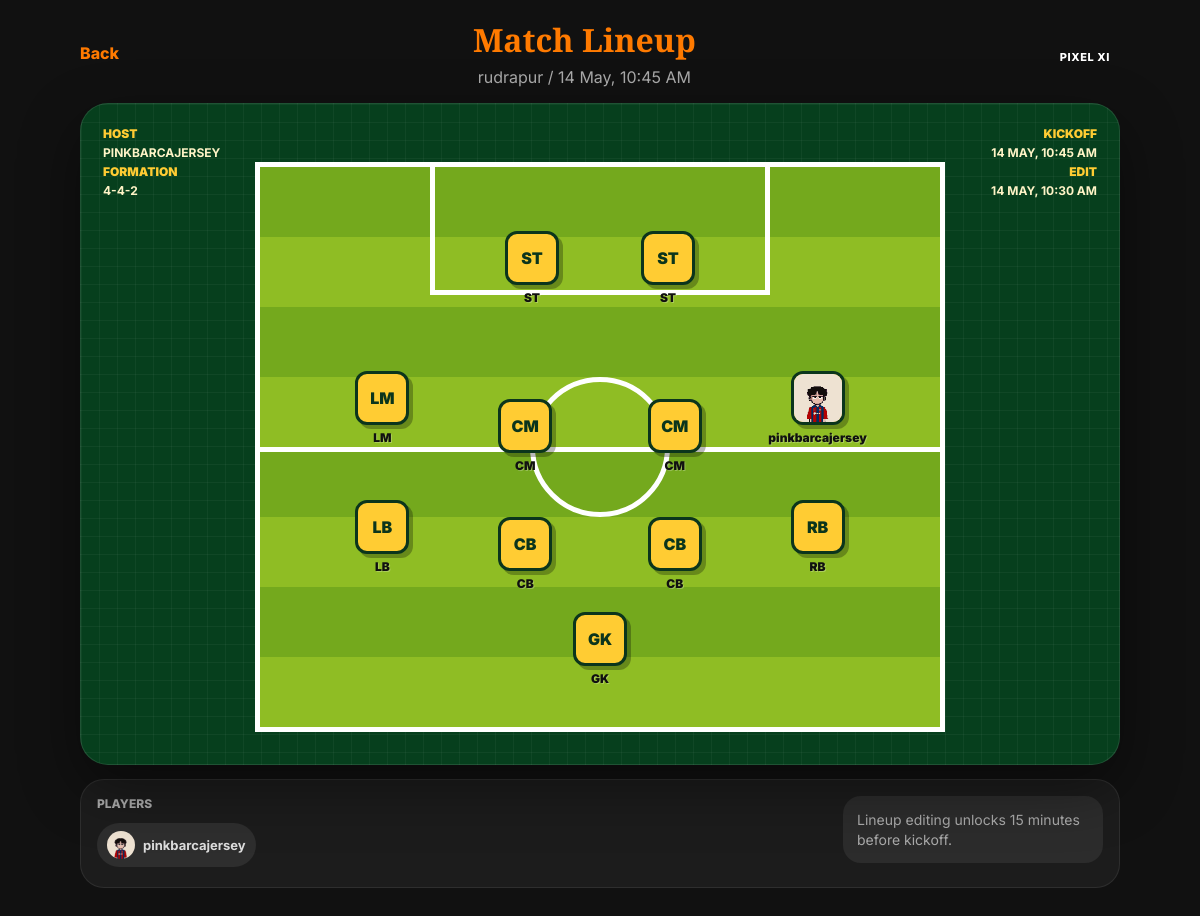
Page /match/3/lineup (signed in) on the committed database.
### app.py (models this page shows)
class Match(db.Model):
    id = db.Column(db.Integer, primary_key=True)
    location = db.Column(db.String(100), nullable=False)
    time = db.Column(db.String(100), nullable=False)
    starts_at = db.Column(db.DateTime)
    formation = db.Column(db.String(20), default="4-3-3")
    players = db.Column(db.Integer, nullable=False)
    joined = db.Column(db.Integer, default=0)
    created = db.Column(db.DateTime, default=datetime.utcnow)
    user_id = db.Column(db.Integer, db.ForeignKey("user.id"))
    creator = db.relationship("User", back_populates="matches_created")
    participants = db.relationship("MatchParticipant", back_populates="match")
    lineup_slots = db.relationship("LineupSlot", back_populates="match")
    joined_users = db.relationship(
        "User",
        secondary="match_participant",
        primaryjoin="Match.id == MatchParticipant.match_id",
        secondaryjoin="User.id == MatchParticipant.user_id",
        viewonly=True
    )
    @property
    def display_time(self):
        if self.starts_at:
            return self.starts_at.strftime("%d %b, %I:%M %p")
        return self.time

class User(UserMixin, db.Model):
    id = db.Column(db.Integer, primary_key=True)
    name = db.Column(db.String(100), default="")
    username = db.Column(db.String(100), unique=True, nullable=False)
    password = db.Column(db.String(100), nullable=False)
    position = db.Column(db.String(100), default="")
    location = db.Column(db.String(100), default="")
    favorite_club = db.Column(db.String(100), default="")
    fan_label = db.Column(db.String(100), default="")
    player_level = db.Column(db.String(100), default="")
    avatar = db.Column(db.String(100), default="barca.png")
    matches_created = db.relationship("Match", back_populates="creator")
    screenings_hosted = db.relationship("Screening", back_populates="creator")
    match_participations = db.relationship("MatchParticipant", back_populates="user")
    joined_matches = db.relationship(
        "Match",
        secondary="match_participant",
        primaryjoin="User.id == MatchParticipant.user_id",
        secondaryjoin="Match.id == MatchParticipant.match_id",
        viewonly=True
    )

### app.py (the view)
@app.route("/match/<int:match_id>/lineup")
@login_required
def view_lineup(match_id):
    match = db.session.get(Match, match_id)
    if not match:
        flash("Match not found.", "error")
        return redirect("/matches")
    formation = match.formation or "4-3-3"
    if formation not in LINEUP_FORMATIONS:
        formation = "4-3-3"
    unlock_time = None
    if match.starts_at:
        unlock_time = format_event_time(match.starts_at - timedelta(minutes=15))
    return render_template(
        "lineup.html",
        match=match,
        formation=formation,
        formations=LINEUP_FORMATIONS,
        lineup_slots=LINEUP_FORMATIONS[formation],
        assignments=get_lineup_assignments(match),
        lineup_players=get_lineup_players(match),
        can_edit=can_edit_lineup(match),
        is_host=match.user_id == current_user.id,
        unlock_time=unlock_time
    )

### app.py (called while the page is built)
@login_manager.user_loader
def load_user(user_id):
    return db.session.get(User, int(user_id))

def format_event_time(value):
    return value.strftime("%d %b, %I:%M %p")

def can_edit_lineup(match):
    if match.user_id != current_user.id:
        return False
    if not match.starts_at:
        return False
    return datetime.now() >= match.starts_at - timedelta(minutes=15)

def get_lineup_players(match):
    users = {}
    if match.creator:
        users[match.creator.id] = match.creator
    for participant in match.participants:
        if participant.user:
            users[participant.user.id] = participant.user
    return list(users.values())

def get_lineup_assignments(match):
    return {
        slot.slot_key: slot.user_id
        for slot in match.lineup_slots
    }

### templates/lineup.html (shortened to what this page needs)
<!DOCTYPE html>
<html>
<head>
    <link rel="stylesheet" href="{{ url_for('static', filename='styles.css') }}">
</head>
<body>
    <div class="lineup-page">
        <div class="lineup-header">
            <a href="/matches" class="lineup-back">Back</a>
            <div>
                <h1>Match Lineup</h1>
                <p>{{ match.location }} / {{ match.display_time }}</p>
            </div>
            <span class="match-status">PIXEL XI</span>
        </div>
        <form method="POST" action="/match/{{ match.id }}/lineup">
            <div class="lineup-board">
                <div class="lineup-meta left">
                    <span>Host</span>
                    <strong>{{ match.creator.username if match.creator else "Host" }}</strong>
                    <span>Formation</span>
                    <strong>{{ formation }}</strong>
                </div>
                <div class="lineup-meta right">
                    <span>Kickoff</span>
                    <strong>{{ match.display_time }}</strong>
                    <span>Edit</span>
                    <strong>
                        {% if can_edit %}
                            Unlocked
                        {% elif unlock_time %}
                            {{ unlock_time }}
                        {% else %}
                            Locked
                        {% endif %}
                    </strong>
                </div>
                <div class="pixel-pitch">
                    <div class="pitch-box"></div>
                    <div class="pitch-half"></div>
                    <div class="pitch-circle"></div>
                    {% for slot in lineup_slots %}
                        {% set assigned_id = assignments.get(slot.key) %}
                        {% set ns = namespace(player=none) %}
                        {% for player in lineup_players %}
                            {% if player.id == assigned_id %}
                                {% set ns.player = player %}
                            {% endif %}
                        {% endfor %}
                        <div class="lineup-slot"
                             style="left: {{ slot.x }}%; top: {{ slot.y }}%;">
                            <div class="slot-shirt">
                                {% if ns.player %}
                                    <img src="{{ url_for('static', filename='avatars/' + ns.player.avatar) }}"
                                         alt="{{ ns.player.username }}">
                                {% else %}
                                    <span>{{ slot.label }}</span>
                                {% endif %}
                            </div>
                            <div class="slot-label">
                                {{ ns.player.username if ns.player else slot.label }}
                            </div>
                        </div>
                    {% endfor %}
                </div>
            </div>
            <div class="lineup-dock">
                <div>
                    <div class="profile-card-kicker">Players</div>
                    <div class="lineup-player-strip">
                        {% for player in lineup_players %}
                            <div class="lineup-player-chip">
                                <img src="{{ url_for('static', filename='avatars/' + player.avatar) }}"
                                     alt="{{ player.username }}">
                                <span>{{ player.username }}</span>
                            </div>
                        {% else %}
                            <span class="muted">No players joined yet</span>
                        {% endfor %}
                    </div>
                </div>
                {% if is_host %}
                    <div class="host-controls">
                        {% if can_edit %}
                            <label class="input-label">Formation</label>
                            <select name="formation">
                                {% for option in formations.keys() %}
                                    <option value="{{ option }}" {% if option == formation %}selected{% endif %}>
                                        {{ option }}
                                    </option>
                                {% endfor %}
                            </select>
                            <button type="submit">
                                Save Lineup
                            </button>
                        {% else %}
                            <div class="locked-note">
                                Lineup editing unlocks 15 minutes before kickoff.
                            </div>
                        {% endif %}
                    </div>
                {% else %}
                    <div class="locked-note">
                        Only the host can edit this lineup.
                    </div>
                {% endif %}
            </div>
        </form>
    </div>
</body>
</html>

### static/styles.css (style rules this page uses)
body { margin: 0; padding: 0; background-color: #111111; color: white; font-family: "Inter", -apple-system, BlinkMacSystemFont, "Segoe UI", sans-serif; }
h1, h2, h3 { font-family: "Playfair Display", Georgia, "Times New Roman", serif; font-weight: 700; color: #ff7a00; text-align: center; }
h1 { font-size: 40px; margin-bottom: 10px; }
.profile-card-kicker { color: #aaa; font-size: 12px; font-weight: 800; margin-bottom: 12px; text-transform: uppercase; }
.match-status { display: inline-block; font-size: 11px; font-weight: 800; padding: 6px 10px; border-radius: 999px; letter-spacing: 0.6px; margin-top: 8px; }
.lineup-page { width: min(1040px, calc(100% - 24px)); margin: 0 auto; padding: 18px 0 40px; }
.lineup-header { display: flex; align-items: center; justify-content: space-between; gap: 14px; margin-bottom: 16px; }
.lineup-header h1 { margin: 0; font-size: 32px; }
.lineup-header p { margin: 6px 0 0; color: #aaa; text-align: center; }
.lineup-back { color: #ff7a00; font-weight: 800; text-decoration: none; }
.lineup-board { position: relative; overflow: hidden; min-height: 660px; border-radius: 28px; background: linear-gradient(90deg, rgba(255,255,255,0.04) 1px, transparent 1px), linear-gradient(rgba(255,255,255,0.04) 1px, transparent 1px), #063f1d; background-size: 18px 18px; border: 1px solid rgba(255,255,255,0.1); box-shadow: 0 22px 60px rgba(0,0,0,0.42); }
.lineup-meta { position: absolute; z-index: 3; top: 22px; display: grid; gap: 4px; color: #fff4c7; font-size: 12px; text-transform: uppercase; }
.lineup-meta.left { left: 22px; }
.lineup-meta.right { right: 22px; text-align: right; }
.lineup-meta span { color: #ffcc33; font-weight: 900; }
.pixel-pitch { position: absolute; left: 50%; top: 52%; width: min(680px, calc(100% - 190px)); height: 560px; transform: translate(-50%, -50%); background: repeating-linear-gradient( to bottom, #74a91d 0, #74a91d 70px, #8fbd24 70px, #8fbd24 140px ); border: 5px solid white; image-rendering: pixelated; }
.pitch-box { position: absolute; left: 25%; right: 25%; top: 0; height: 22%; border: 5px solid white; border-top: 0; }
.pitch-half { position: absolute; left: 0; right: 0; top: 50%; border-top: 5px solid white; }
.pitch-circle { position: absolute; left: 50%; top: 50%; width: 130px; height: 130px; transform: translate(-50%, -50%); border: 5px solid white; border-radius: 50%; }
.lineup-slot { position: absolute; z-index: 2; width: 104px; transform: translate(-50%, -50%); text-align: center; }
.slot-shirt { width: 48px; height: 48px; display: grid; place-items: center; margin: 0 auto; border-radius: 12px; background: #ffcc33; border: 3px solid #0b351c; color: #0b351c; font-weight: 900; box-shadow: 4px 4px 0 rgba(0,0,0,0.28); overflow: hidden; }
.slot-shirt img { width: 100%; height: 100%; object-fit: cover; }
.slot-label { margin-top: 5px; color: #101010; font-size: 12px; font-weight: 900; text-shadow: 1px 1px 0 rgba(255,255,255,0.25); }
.lineup-dock { display: grid; grid-template-columns: 1fr 260px; gap: 14px; margin-top: 14px; padding: 16px; border-radius: 24px; background: #1c1c1c; border: 1px solid rgba(255,255,255,0.08); }
.lineup-player-strip { display: flex; gap: 10px; overflow-x: auto; padding-bottom: 4px; }
.lineup-player-chip { display: inline-flex; align-items: center; gap: 8px; flex: 0 0 auto; padding: 8px 10px; border-radius: 999px; background: rgba(255,255,255,0.08); color: #ddd; font-size: 13px; font-weight: 700; }
.lineup-player-chip img { width: 28px; height: 28px; border-radius: 50%; object-fit: cover; }
.host-controls { align-self: start; }
.locked-note { padding: 14px; border-radius: 18px; background: rgba(255,255,255,0.07); color: #aaa; font-size: 14px; line-height: 1.4; }

### rows in the picture
Match: location "rudrapur", display_time "14 May, 10:45 AM", formation "4-4-2", display_time "14 MAY, 10:45 AM"
User: creator "PINKBARCAJERSEY", avatar (picture), player "pinkbarcajersey", username "pinkbarcajersey"

### other values in the picture
{{ unlock_time }} "14 MAY, 10:30 AM"
{{ slot.label }} "GK" "LB" "CB" "CB" "RB" "LM" "CM" "CM" "ST" "ST"
{{ ns.player.username if ns.player else slot.label }} "GK" "LB" "CB" "CB" "RB" "LM" "CM" "CM" "ST" "ST"
